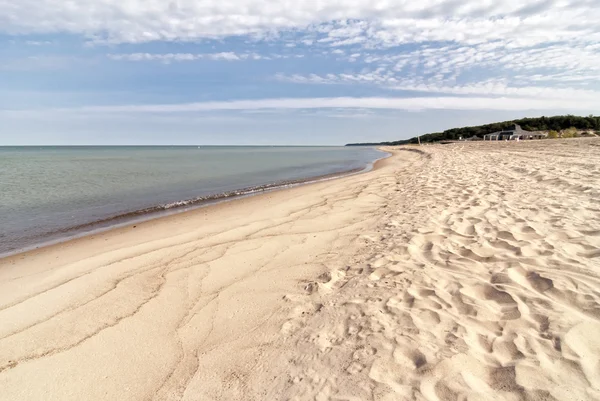
#> input picture Dataset/Clean/10.jpg, 600 x 401 px, found by its file name; its folder holds only this picture in this run
$ jupyter execute --allow-errors templateProjek.ipynb   (older library calls are emulated)
#> lines starting #> are read from the running program, lines starting #| are printed output that depends on the picture
[cell 1]
# Import library yang kalian butuhkan
import os
import cv2 as cv
import matplotlib.pyplot as plt
import numpy as np
import pandas as pd
# [9 lines of commented-out code are left out]
import seaborn as sns
from collections import Counter

[cell 2]
def crop_to_1by1(citra_input):
    tinggi, panjang = citra_input.shape[:2]

    if(panjang == tinggi):
        print(f"{tinggi} == {panjang}\n tidak perlu crop ke 1:1")
        return citra_input

    if panjang < tinggi:
        terpendek = panjang
    elif panjang > tinggi:
        terpendek = tinggi

    hasil = np.zeros((terpendek, terpendek), dtype=citra_input.dtype)

    if panjang > tinggi:
        offset = (panjang - terpendek) // 2
        for i in range(terpendek):
            for j in range(terpendek):
                hasil[i, j] = citra_input[i, j + offset]
    else:
        offset = (tinggi - terpendek) // 2
        for i in range(terpendek):
            for j in range(terpendek):
                hasil[i, j] = citra_input[i + offset, j]

    return hasil

[cell 3]
def resize(citra_input, tinggi_baru, panjang_baru):
    tinggi, panjang = citra_input.shape[:2]
    resized_citra = np.zeros((tinggi_baru, panjang_baru), dtype=citra_input.dtype)

    y_ratio = tinggi / tinggi_baru
    x_ratio = panjang / panjang_baru

    for i in range(tinggi_baru):
        for j in range(panjang_baru):
            src_y = int(i * y_ratio)
            src_x = int(j * x_ratio)
            resized_citra[i, j] = citra_input[src_y, src_x]

    return resized_citra

## Data Loading

Buat struktur folder dataset sebagai berikut:
```
.
└──dataset
    ├── label1
	├── image1.jpg
	├── image2.jpg
	└── image3.jpg
    ├── label2
    └── label3
    └── dst...
```

[cell 4]
data = []
labels = []
file_name = []
for sub_folder in os.listdir("dataset\\"):
    sub_folder_files = os.listdir(os.path.join("dataset\\", sub_folder))
    for i, filename in enumerate(sub_folder_files):
        img_path = os.path.join("dataset\\", sub_folder, filename)
        img = cv.imread(img_path)
#> img is the input picture: shape (401, 600, 3); mean B, G, R 184.3, 193.2, 201.6
        img = img.astype(np.uint8)
        img = cv.cvtColor(img, cv.COLOR_BGR2GRAY)
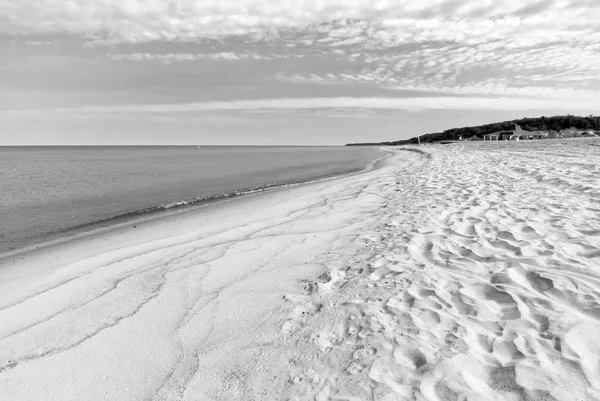
#> img: shape (401, 600); min 0, max 255, mean 194.7
        img = crop_to_1by1(img)
#> after the loop in crop_to_1by1, `for i in range(terpendek):`:
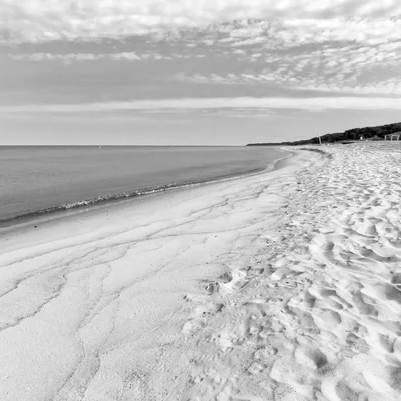
#> hasil: shape (401, 401); min 0, max 255, mean 194.6
        img = resize(img, 100, 100)
#> after the loop in resize, `for i in range(tinggi_baru):`:
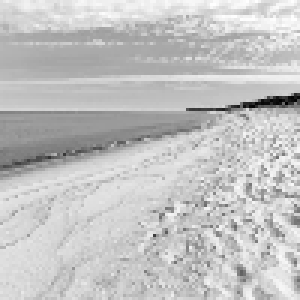
#> resized_citra: shape (100, 100) (shown 3 times larger); min 0, max 255, mean 194.9

        data.append(img)
        labels.append(sub_folder)
        name = os.path.splitext(filename)[0]
        file_name.append(filename)
#> pass 2 of the loop `for sub_folder in os.listdir("dataset\\"):`:
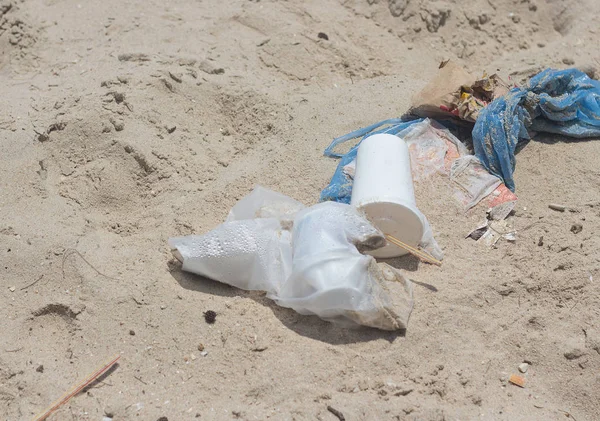
#> input picture Dataset/Dirt/depositphotos_166622224-stock-photo-beach-pollution-concept.jpg, 600 x 421 px, found by its file name
#> img is the input picture: shape (421, 600, 3); mean B, G, R 155.9, 167, 175.7
#> after the loop in crop_to_1by1 (call 2), `for i in range(terpendek):`:
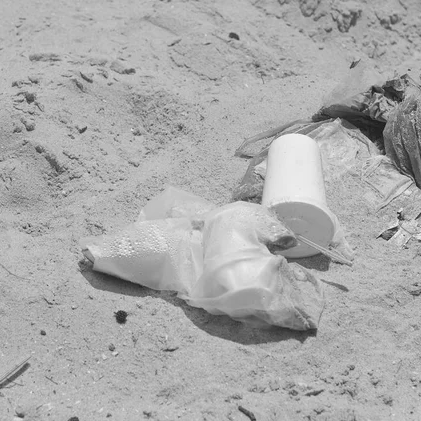
#> hasil: shape (421, 421); min 23, max 247, mean 170.5
#> after the loop in resize (call 2), `for i in range(tinggi_baru):`:
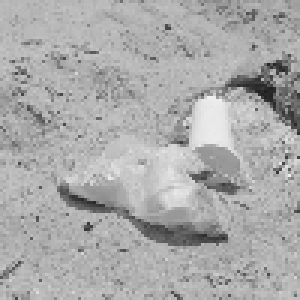
#> resized_citra: shape (100, 100) (shown 3 times larger); min 30, max 240, mean 170.5

data = np.array(data)
labels = np.array(labels)

## Data Understanding

[cell 5]
# jumlah.data = []
# jumlah.labels = []
# print(Output: file_name)

# -----------------------------
# 1. Menampilkan Jumlah Data
print("Jumlah total gambar:", len(data))
#| Jumlah total gambar: 2
print("Jumlah kelas:", len(np.unique(labels)))
print("Distribusi per kelas:", Counter(labels))

[cell 6]
# -----------------------------
# 2. Visualisasi Distribusi Data
label_df = pd.DataFrame({'Label': labels})
plt.figure(figsize=(6,4))
sns.countplot(x='Label', data=label_df)
plt.title("Distribusi Gambar per Kelas")
plt.xlabel("Kelas")
plt.ylabel("Jumlah Gambar")
plt.tight_layout()
plt.show()
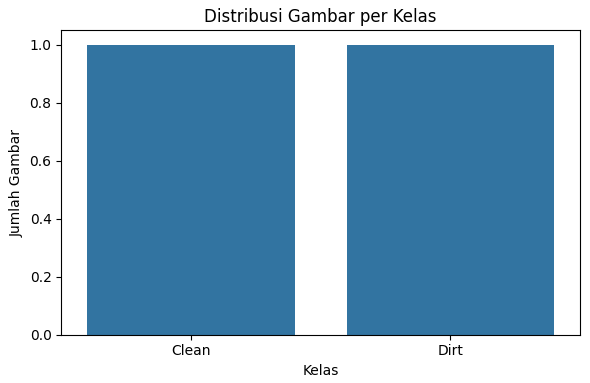
#> figure drawn by matplotlib, 1 panel

[cell 7]
# -----------------------------
# 3. Menampilkan Sample Gambar per Kelas
unique_labels = np.unique(labels)
plt.figure(figsize=(12, 6))


for i, label in enumerate(unique_labels):
    idxs = np.where(labels == label)[0][:3]  # ambil 3 indeks pertama untuk label ini
    for j, idx in enumerate(idxs):
        plt.subplot(len(unique_labels), 3, i*3 + j + 1)
        plt.imshow(data[idx], cmap='gray')
        plt.title(f"{label} ({j+1})")
        plt.axis('off')


plt.suptitle("Contoh Citra per Kelas", fontsize=14)
plt.tight_layout()
plt.show()

## Data Augmentation

### Define Augmentation Function

[cell 8]
# melakukan augmentasi data
data_augmented = []
labels_augmented = []
paths_augmented = []
file_name_augmented = []
for i in range(len(data)):
	pass
#> this loop made 2 passes

[cell 9]
print("Data sebelum augmentasi: ", len(data))
#| Data sebelum augmentasi:  2
print("Data setelah augmentasi: ", len(data_augmented))

## Data Preparation

### Define Preprocessing Function

[cell 10]
# edge padding 1 px ke semua sisi
def edge_padding_1px(input_citra):
    tinggi_input, panjang_input = input_citra.shape[:2]

    tinggi_output = tinggi_input+2
    panjang_output = panjang_input+2

    output = np.zeros((tinggi_output, panjang_output), dtype=input_citra.dtype)

    # Salin bagian tengah
    output[1:-1, 1:-1] = input_citra

    # Padding baris atas dan bawah
    output[0, 1:-1] = input_citra[0, :]
    output[-1, 1:-1] = input_citra[-1, :]

    # Padding kolom kiri dan kanan
    output[1:-1, 0] = input_citra[:, 0]
    output[1:-1, -1] = input_citra[:, -1]

    # Sudut-sudut
    output[0, 0] = input_citra[0, 0]
    output[0, -1] = input_citra[0, -1]
    output[-1, 0] = input_citra[-1, 0]
    output[-1, -1] = input_citra[-1, -1]

    return output

[cell 11]
def konvolusi_3x3(citra_input, jenis_kernel): # untuk padded 1px
    tinggi, panjang = citra_input.shape[:2]

    tinggi_hasil = tinggi-2 # kurangin padding tadi
    panjang_hasil = panjang-2

    hasil = np.zeros((tinggi_hasil, panjang_hasil), dtype=citra_input.dtype)

    for i in range(0, tinggi_hasil):
        for j in range(0, panjang_hasil):
            sum_jendela = 0
            for k in range(i, i+3): # 3x3
                for l in range(j, j+3):
                    sum_jendela += float(citra_input[k, l]) * jenis_kernel[k-i, l-j]
            hasil[i, j] = sum_jendela

    return hasil

[cell 12]
kernel_smoothing = np.array([[1/10,1/10,1/10],
                             [1/10,1/5 ,1/10],
                             [1/10,1/10,1/10]])

[cell 13]
def menghitung_frekuensi_skala_keabuan(img_gray, tinggi, panjang, skala=256):

    pixel = np.zeros((skala))

    for i in range(tinggi):
        for j in range(panjang):
            pixel[img_gray[i, j]] += 1

    return pixel

def menghitung_probabilitas(frekuensi_pixel, luas, skala=256):

    for i in range(skala):
        frekuensi_pixel[i] = frekuensi_pixel[i] / (luas)

    return frekuensi_pixel

def menghitung_CDF(probabilitas_histogram, skala=256):

    for i in range(1, skala):
        probabilitas_histogram[i] = probabilitas_histogram[i] + probabilitas_histogram[i-1]

    return probabilitas_histogram

def menghitung_ekualisasi(CDF, skala=256):

    hasil = [0] * skala

    for i in range(skala):
        hasil[i] = round((skala - 1) * CDF[i])
    return hasil

def petakan_nilai_grayscale_baru(px_hasil_ekualisasi, gray_img, tinggi, panjang):

    citra_hasil = np.zeros((tinggi, panjang), dtype=np.uint8)

    for i in range(tinggi):
        for j in range(panjang):
            citra_hasil[i][j] = px_hasil_ekualisasi[int(gray_img[i][j])]

    return citra_hasil

[cell 14]
def smoothing(image, kernel):
    return konvolusi_3x3(edge_padding_1px(image), kernel)

def ekualisasi(img):
    tinggi, panjang = img.shape[:2]
    luas = tinggi * panjang
    frek = menghitung_frekuensi_skala_keabuan(img, tinggi, panjang)
    prob = menghitung_probabilitas(frek, luas)
    cdf = menghitung_CDF(prob)
    px_baru = menghitung_ekualisasi(cdf)
    return petakan_nilai_grayscale_baru(px_baru, img, tinggi, panjang)

def prepro3():
    pass

def prepro4():
    pass

### Preprocessing

[cell 15]
# pada bagian ini bisa gunakan data yang sebelum augmentasi atau setelah augmentasi
dataPreprocessed = []
for i in range(len(data)): # Loop through each image and do preprocessing
	img = data[i]
	img = ekualisasi(img)
	img = smoothing(img, kernel_smoothing)

	dataPreprocessed.append(img)
#> this loop made 2 passes
#> pass 1, `img = ekualisasi(img)`:
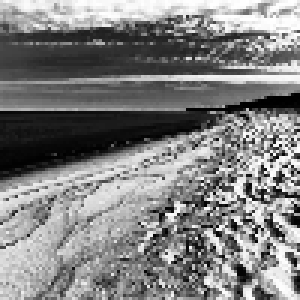
#> img: shape (100, 100) (shown 3 times larger); min 0, max 255, mean 128.9
#> pass 1, `img = smoothing(img, kernel_smoothing)`:
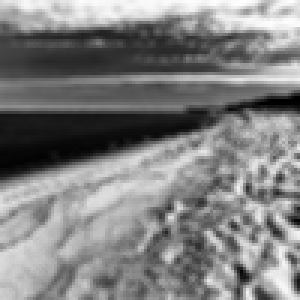
#> img: shape (100, 100) (shown 3 times larger); min 0, max 254, mean 128.5
#> pass 2, `img = ekualisasi(img)`:
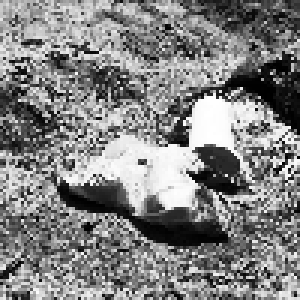
#> img: shape (100, 100) (shown 3 times larger); min 0, max 255, mean 129.7
#> pass 2, `img = smoothing(img, kernel_smoothing)`:
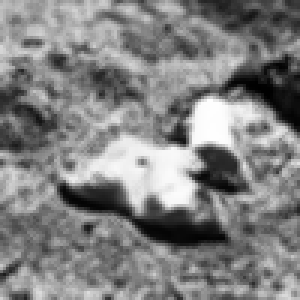
#> img: shape (100, 100) (shown 3 times larger); min 0, max 254, mean 129.3
#> after the loop, dataPreprocessed = 2 items

dataPreprocessed = np.array(dataPreprocessed)

[cell 16]
# -----------------------------
# 3. Menampilkan Sample Gambar per Kelas Setelah Preprocessing
unique_labels = np.unique(labels)
plt.figure(figsize=(12, 6))


for i, label in enumerate(unique_labels):
    idxs = np.where(labels == label)[0][:3]  # ambil 3 indeks pertama untuk label ini
    for j, idx in enumerate(idxs):
        plt.subplot(len(unique_labels), 3, i*3 + j + 1)
        plt.imshow(dataPreprocessed[idx], cmap='gray')
        plt.title(f"{label} ({j+1})")
        plt.axis('off')


plt.suptitle("Contoh Citra per Kelas setelah preprocessing", fontsize=14)
plt.tight_layout()
plt.show()

[cell 17]
print(type(img))           # Cek apakah ini NumPy array
#| <class 'numpy.ndarray'>
print(img.dtype)           # Cek tipe data elemen (misal: uint8, float32, dll)
#| uint8
print(img.shape)           # Ukuran array (dimensi)
#| (100, 100)
